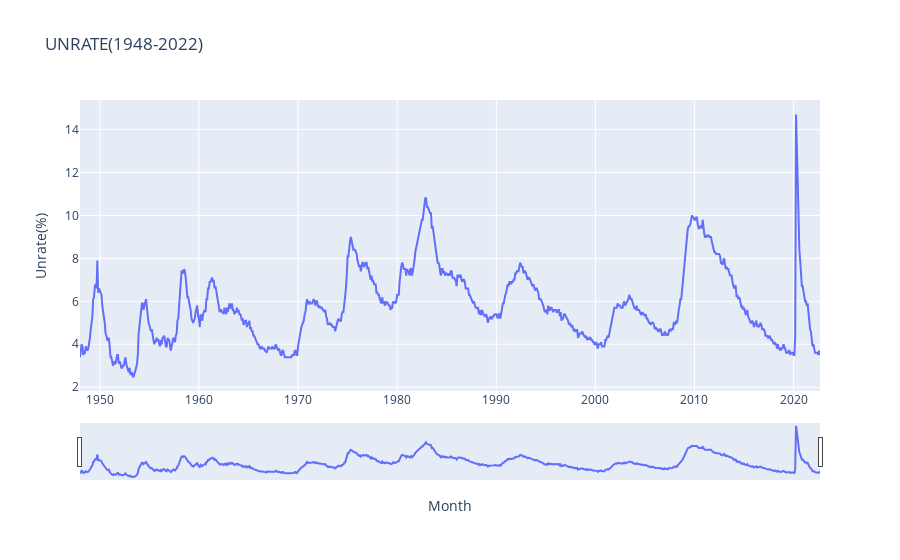

This figure's notebook cell:
### Code cell
fig = go.Figure()

fig.add_trace(go.Line(x=a_index[0], y=a[0], name='UNRATE'))

fig.update_layout(title_text = 'UNRATE(1948-2022)', xaxis_title='Month', yaxis_title='Unrate(%)',
                  xaxis=dict(rangeslider=dict(visible=True)))

fig.show()

### Figure 1 — Plotly figure (JSON) as saved in the notebook; plotly's stock layout.template omitted (floating-point values rounded to 4 significant figures; data arrays with more than 128 entries replaced by an {"elided": "..."} marker saying what was removed)
{"data": [{"name": "UNRATE", "type": "scatter", "x": {"elided": "897 str values"}, "y": {"elided": "897 float values"}}], "layout": {"title": {"text": "UNRATE(1948-2022)"}, "xaxis": {"rangeslider": {"visible": true}, "title": {"text": "Month"}}, "yaxis": {"title": {"text": "Unrate(%)"}}}}
